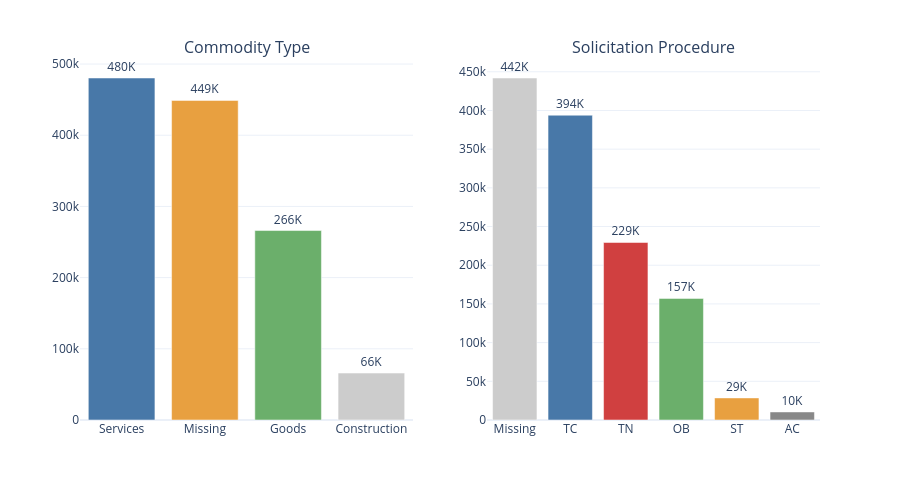

This figure's notebook cell:
### Code cell
# Commodity type and solicitation procedure side by side
comm = con.sql("""
    SELECT CASE commodity_type WHEN 'S' THEN 'Services' WHEN 'G' THEN 'Goods' WHEN 'C' THEN 'Construction' ELSE 'Missing' END AS type,
        COUNT(*) AS cnt
    FROM contracts GROUP BY type ORDER BY cnt DESC
""").pl()

sol = con.sql("""
    SELECT COALESCE(solicitation_procedure, 'Missing') AS proc, COUNT(*) AS cnt
    FROM contracts GROUP BY proc ORDER BY cnt DESC
""").pl()

fig = make_subplots(rows=1, cols=2, subplot_titles=("Commodity Type", "Solicitation Procedure"))

comm_colors = [BLUE, ORANGE, GREEN, '#CCCCCC']
fig.add_trace(go.Bar(
    x=comm["type"].to_list(), y=comm["cnt"].to_list(),
    marker_color=comm_colors[:len(comm)],
    text=[f'{v/1000:.0f}K' for v in comm["cnt"].to_list()],
    textposition='outside',
    cliponaxis=False,
    showlegend=False
), row=1, col=1)

sol_colors = ['#CCCCCC', BLUE, RED, GREEN, ORANGE, GRAY]
fig.add_trace(go.Bar(
    x=sol["proc"].to_list(), y=sol["cnt"].to_list(),
    marker_color=sol_colors[:len(sol)],
    text=[f'{v/1000:.0f}K' for v in sol["cnt"].to_list()],
    textposition='outside',
    cliponaxis=False,
    showlegend=False
), row=1, col=2)

fig.update_layout(
    template="plotly_white",
    margin=dict(t=60),
    height=500
)
fig.show()

### Figure 1 — Plotly figure (JSON) as saved in the notebook; plotly's stock layout.template omitted (floating-point values rounded to 4 significant figures)
{"data": [{"cliponaxis": false, "marker": {"color": ["#4878A8", "#E8A040", "#6BAF6B", "#CCCCCC"]}, "showlegend": false, "text": ["480K", "449K", "266K", "66K"], "textposition": "outside", "type": "bar", "x": ["Services", "Missing", "Goods", "Construction"], "xaxis": "x", "y": [480390, 448881, 266118, 65940], "yaxis": "y"}, {"cliponaxis": false, "marker": {"color": ["#CCCCCC", "#4878A8", "#D04040", "#6BAF6B", "#E8A040", "#888888"]}, "showlegend": false, "text": ["442K", "394K", "229K", "157K", "29K", "10K"], "textposition": "outside", "type": "bar", "x": ["Missing", "TC", "TN", "OB", "ST", "AC"], "xaxis": "x2", "y": [441948, 393882, 229393, 157133, 28559, 10414], "yaxis": "y2"}], "layout": {"annotations": [{"font": {"size": 16}, "showarrow": false, "text": "Commodity Type", "x": 0.225, "xanchor": "center", "xref": "paper", "y": 1, "yanchor": "bottom", "yref": "paper"}, {"font": {"size": 16}, "showarrow": false, "text": "Solicitation Procedure", "x": 0.775, "xanchor": "center", "xref": "paper", "y": 1, "yanchor": "bottom", "yref": "paper"}], "height": 500, "margin": {"t": 60}, "xaxis": {"anchor": "y", "domain": [0, 0.45]}, "xaxis2": {"anchor": "y2", "domain": [0.55, 1]}, "yaxis": {"anchor": "x", "domain": [0, 1]}, "yaxis2": {"anchor": "x2", "domain": [0, 1]}}}
